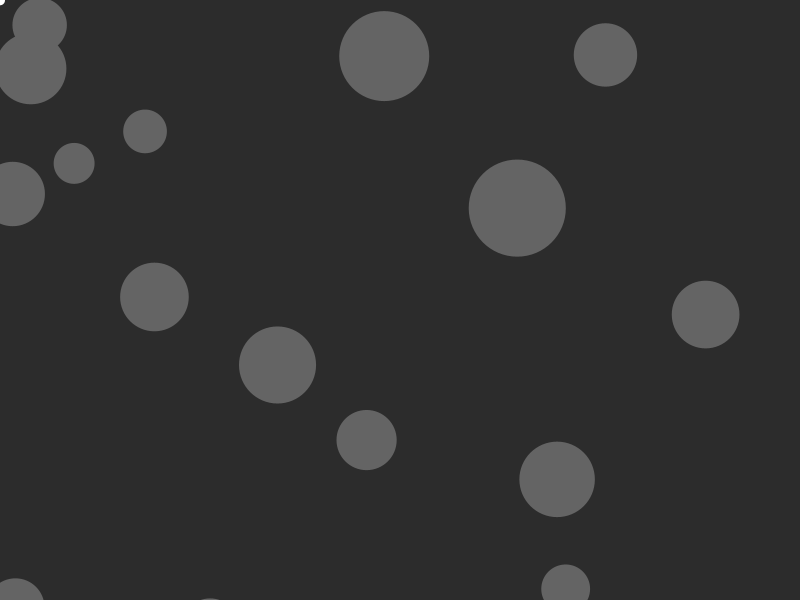
Frame 1 (no input)
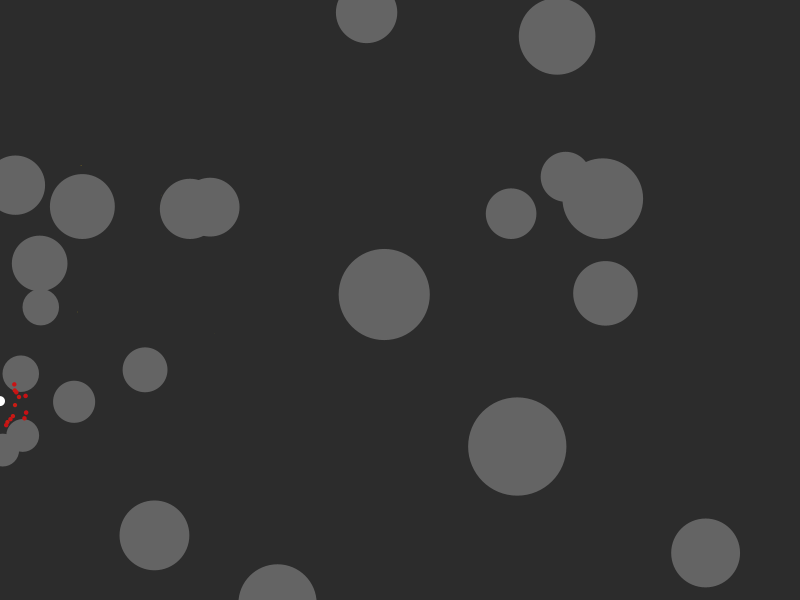
Frame 60 (the mouse pressed at the canvas centre just before this capture)
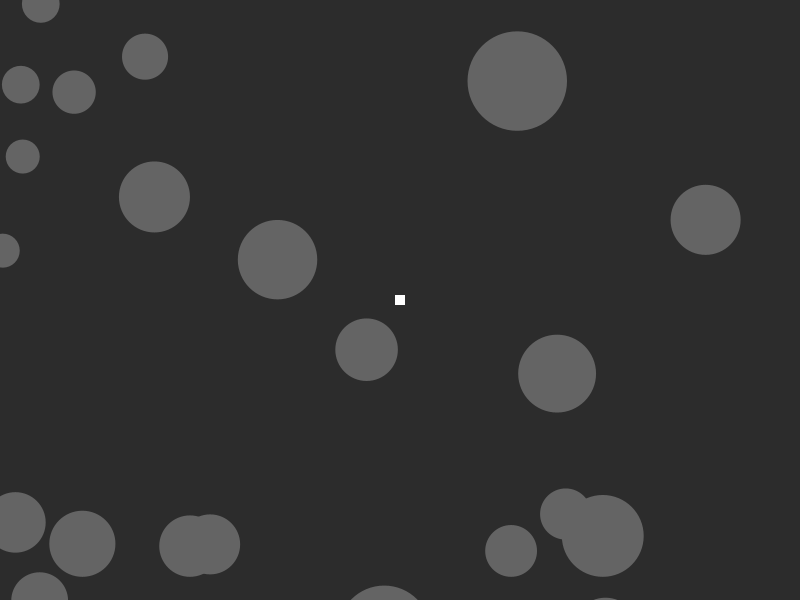
Frame 120 (the mouse held since frame 60 and released just before this capture)

The Processing sketch that drew these frames (run headless with seeded random() and noise(); from frame 60 on, the mouse is pressed at the canvas centre):

// Processing sketch: processing_181359
// ── processing_181359.pde


PVector startPosition;
PVector position;
PVector velocity;
 
PVector gravity;
 
float mass = 10;
 
ArrayList<Obstacle> obstacles;

Emitter emitter;

void setup() {
  size( 800, 600 );
  frameRate(25);
  smooth();
   
  emitter = new Emitter();
  obstacles = new ArrayList<Obstacle>();
  
  for ( int i = 0; i < 20; i++ ) {
    obstacles.add( new Obstacle( new PVector( random( 0, width ), random( 0, width ), 0.0 ), random( 20, 50 ) ) );
  }
  
  startPosition = new PVector();
   
  position = new PVector(0, 0);
  velocity = new PVector(0, 0);
  gravity  = new PVector(0, 0.3);  // gravity goes down
}
 
void draw() {
  background(44);
 
  /* Calculate the movement */   
  PVector acceleration = new PVector();
  acceleration.add( gravity );
  velocity.add( acceleration );
  position.add( velocity );

  for ( int i = 0; i < obstacles.size(); i++ ) {
    Obstacle o = (Obstacle) obstacles.get( i );
     
    if ( o.collision( position ) ) {
      velocity.mult( 0.5 );
      o.radius *= 0.5;
      
      Obstacle o2 = new Obstacle( new PVector( o.position.x, o.position.y, o.position.z ), o.radius );
      o2.position.x += 10;
      o.position.x -= 10;
      
      o.applyForce( velocity );
      o2.applyForce( velocity );
      
      obstacles.add( o2 );
      
      emitter.addParticlesAt( position, velocity, (int) o.radius );
    }
    o.radius += 0.01;
    o.applyForce( gravity );
    o.update();
  }
 
  emitter.update();
  
  /* Draw the object */
  noStroke();
  fill(255);
 
  ellipse( position.x, position.y, mass, mass );
   
 
  /* Draw slingshot */
  if(mousePressed) {
    stroke(255, 0, 0);
    line(mouseX, mouseY, startPosition.x, startPosition.y);
     
    noStroke();
    fill(255);
     
    rectMode(CENTER);
    rect(startPosition.x, startPosition.y, 10, 10);
  }
   
   
  /* Draw vectors (DO NOT COPY)  */
  stroke(255, 0, 0);
  //drawVector(velocity, position, 20);
  stroke(0, 255, 0);
  //drawVector(acceleration, position, 200);
 
  for ( Obstacle o : obstacles ) {
    o.display();
  } 
  
  emitter.display();
}
 
 
void mousePressed() {
  startPosition.set(mouseX, mouseY, 0);
}
 
 
void mouseReleased() {
  position.set( startPosition );   // Begin where we started dragging
   
  PVector mouseDirection = new PVector(mouseX, mouseY);   // Calculate the shooting direction & strength
  mouseDirection.sub(startPosition);
  mouseDirection.mult(-1);   // Other way
  mouseDirection.mult(0.15);  // Scale it down
 
  velocity.set(mouseDirection);
}
 
void drawVector(PVector vec, PVector base, float len) {
  pushMatrix();
  float arrowSize = 4;
  translate(base.x, base.y);
  rotate(vec.heading2D());
  float lineLength = vec.mag() * len;
  line(0, 0, lineLength, 0);
  line(lineLength, 0,lineLength - arrowSize, arrowSize * 0.5);
  line(lineLength, 0,lineLength - arrowSize,-arrowSize * 0.5);
  popMatrix();
}
class Emitter {

  ArrayList<Particle> particles;
  
  Emitter() {
    particles = new ArrayList<Particle>();
  }  
  
  void addParticlesAt( PVector p, PVector force, int amount ) {
    for ( int i = 0; i < amount; i++ ) {
      particles.add( new Particle( p, force, (int) random( 20, 40 ) ) );
    }
  }
  
  void update() {
    for ( int i = 0; i < particles.size(); i++ ) {
      Particle p = (Particle) particles.get( i );
      if ( p.isDead() ) {
        particles.remove( i );
      }
      else {
        p.update();
      }
    }
  }
  
  void display() {
    for ( Particle p : particles ) {
      p.display();
    }
  }
  
}

class Particle {

  int life;
  int maxLife;
  float friction;
  PVector position;
  PVector velocity;
  
  Particle( PVector p, PVector force, int l ) {
    position = new PVector( p.x, p.y, p.z);
    velocity = new PVector( random( -1, 1 ), random( -1, 1 ), 0.0 );
    velocity.normalize();
    velocity.mult( random( 5, 10 ) );
    velocity.add( force );
    friction = random( 0.95, 1.0 );
    life = maxLife = l;
  }
  
  void update() {
    life--;
    velocity.add( gravity );
    velocity.mult( friction );
    position.add( velocity );
  }
  
  boolean isDead() {
    return life <= 0;
  }
  
  void display() {
    noStroke();
    fill( 200, map( life, 0, maxLife, 200, 0 ), 20 );
    ellipseMode( CENTER );
    float radius = map( life, 0, maxLife, 0, 5 );
    ellipse( position.x, position.y, radius, radius );
  }
}
class Obstacle {

  boolean hit;
  float radius;
  float friction;
  PVector position;
  PVector velocity;

  Obstacle( PVector p, float r ) {
    position = p;
    radius = r;
    hit = false;
    friction = 0.95;
    velocity = new PVector( 0, 0, 0 );
  }
  
  void applyForce( PVector force ) {
    velocity.add( force );
  }
  
  void update() {   
    velocity.mult( friction );
    position.add( velocity );
    
    bordercollision();
  }
  
  void bordercollision() {
    if ( position.x > width ) position.x = 0;
    if ( position.x < 0 ) position.x = width;
    if ( position.y > height + radius ) position.y = -radius;
    if ( position.y < -radius ) position.y = height + radius;
  }
  
  boolean collision( PVector p ) {
    hit =  position.dist( p ) < radius;
    return hit;
  }
  
  void display() {
    noStroke();
    if ( hit ) {
      fill( 200, 50, 50 );    
    }
    else {
      fill( 100 );
    }
    ellipseMode( CENTER );
    ellipse( position.x, position.y, radius * 2, radius * 2 );
  }
}
